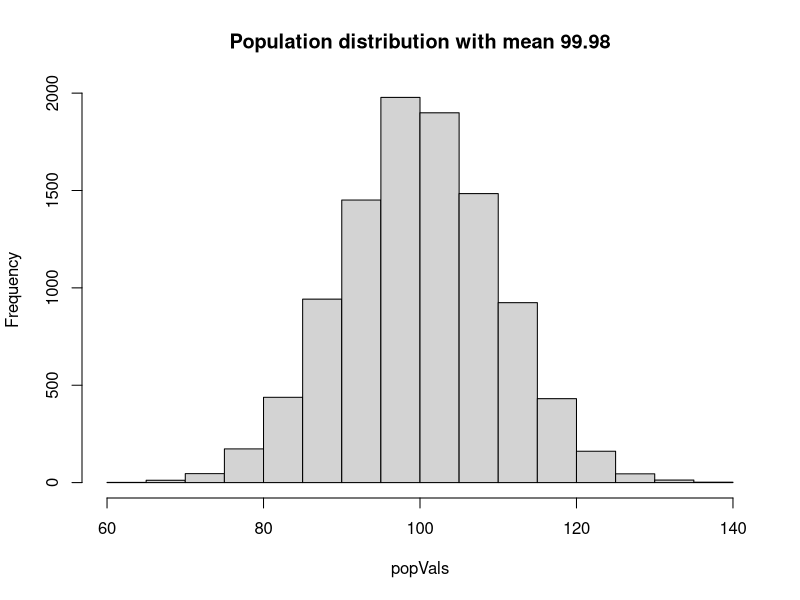
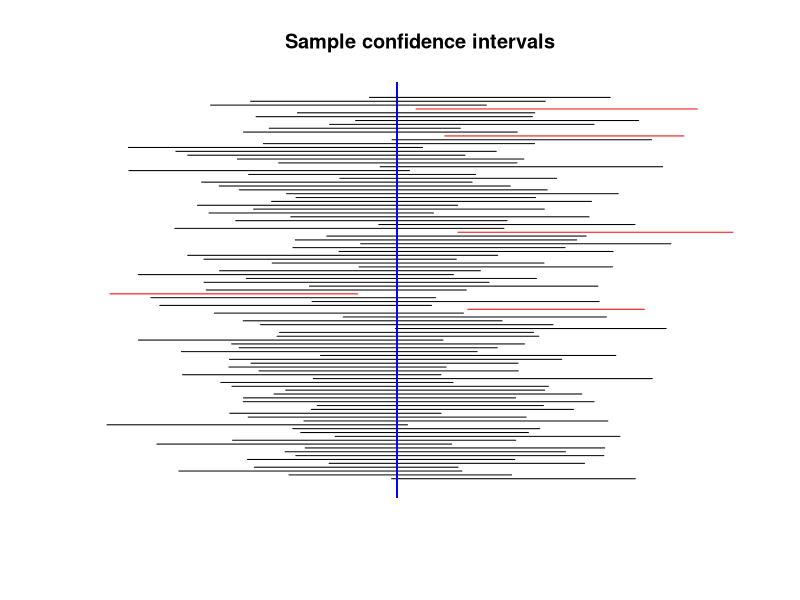
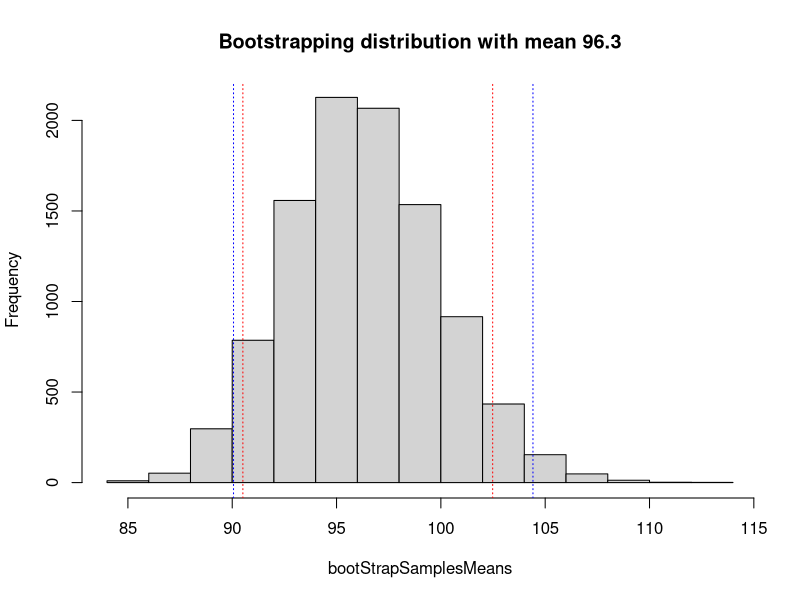

Write R code to recreate these figures, in order.
### CLEAN WORKSPACE AND SOURCE FUNCTIONS ####
# Clear all objects
rm(list=ls())

# Clear all plots
dev.off()

# Library
library(dplyr)

# Create population
set.seed(123)
popSize= 10000
popVals= rnorm(n= popSize, mean= 100, sd= 10)

# Visualise distibution and mean
meanPop= mean(popVals)
hist(popVals, main= paste('Population distribution with mean', round(meanPop, 2)))

# Demonstrate confidence interval based on small sample

# Draw multiple samples od the same size
sampleSize= 30
sims= 100

testResults= vector(, length = sims)
lowerCIVector= vector(, length = sims)
upperCIVector= vector(, length = sims)

pb = txtProgressBar(min = 0, max = sims, initial = 0)

for(i in 1:sims)
{
  setTxtProgressBar(pb,i)
  
  set.seed(i)
  # Take random sample
  samplePop= sample(popVals, size= sampleSize, replace = F)
  
  # Get sample mean
  meanPE= mean(samplePop)
  
  # Get standard error which is based on standard deviation of the draw sample
  SE= sd(samplePop)/sqrt(sampleSize)
  
  # Test if pop mean between CI
  testResults[i]= between(meanPop, meanPE - 1.96 * SE, meanPE + 1.96 * SE)
  
  # Record result
  lowerCI= meanPE - 1.96 * SE
  upperCI= meanPE + 1.96 * SE
  lowerCIVector[i]= lowerCI
  upperCIVector[i]= upperCI
}


# Draw plot demonstrating how many samples CI capture the true population parameter
# Any CI that captures the true mean is coloured black
plot.new()
title(main = "Sample confidence intervals")
plot.window(xlim= c(min(lowerCIVector), max(upperCIVector)), ylim= c(0, sims * 3))
for(i in 1:sims)
{
  colCI= ifelse(testResults[i], "black", "red")
  # Draw CI
  segments(lowerCIVector[i], i*3, upperCIVector[i], i*3, col= colCI)
  # Draw true mean line
  abline(v = meanPop, col= "blue")
}

############################################################
### APPROXIMATES CI USING BOOTSRAPPING ON A SMALL SAMPLE ###
############################################################

# Take small sample

set.seed(222)
smallSampleSize= 10
smallSample= sample(popVals, size= smallSampleSize, replace = F)

# Get sample mean
meanPE= mean(smallSample)

# Get standard error which is based on standard deviation of the draw sample
SE= sd(smallSample)/sqrt(sampleSize)

# Bootstrapping is where you resample with replacement many times

# Bootstrap samples
bootStrapNo = 10000
# Note add replacement
bootStrapSamples= sample(smallSample, size= bootStrapNo * smallSampleSize, replace = T)

# Populate matrix
bootStrapMatrix= matrix(bootStrapSamples, nrow= bootStrapNo, byrow= TRUE)

bootStrapSamplesMeans= rowMeans(bootStrapMatrix)
bootStrapMean= mean(bootStrapSamplesMeans)
hist(bootStrapSamplesMeans, 
     main= paste('Bootstrapping distribution with mean', round(bootStrapMean, 2)))
bootStrapCI= quantile(bootStrapSamplesMeans, c(0.05, 0.95))

# Add CI based on 95 percentile of bootstrapping distribution
abline(v= bootStrapCI, col= 'red', lty= 3)

# Worth noting that this process tends to produce a too narrow confidence interval  
# The so-called bias-corrected and accelerated bootstrap interval (the BCa interval) required
# Use boot package to demonstrate how to correct this bias

library(boot)

data <- data.frame(smallSample)
meanfun <- function(data, i){
  d <- data[i, ]
  return(mean(d))   
}
bo <- boot(data[, "smallSample", drop = FALSE], 
           statistic= meanfun, R= bootStrapNo)
bootStrapCI= boot.ci(bo, conf= 0.95, type= "bca")
bootStrapCI_BCA= bootStrapCI$bca[c(4,5)]

# Add BCA corrected line noting that it is wider
abline(v= bootStrapCI_BCA, col= 'blue', lty= 3)

